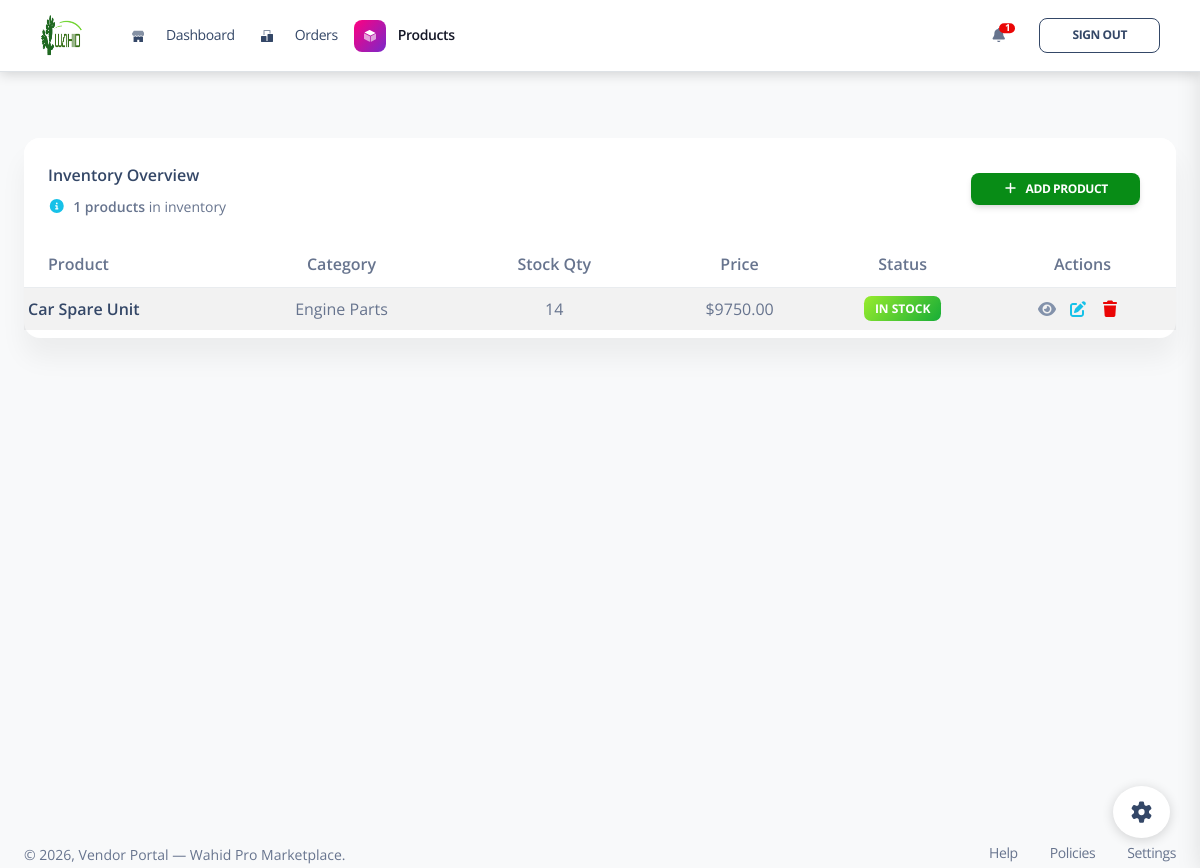
Before: /vendor/products/ (signed in) with the older database file.
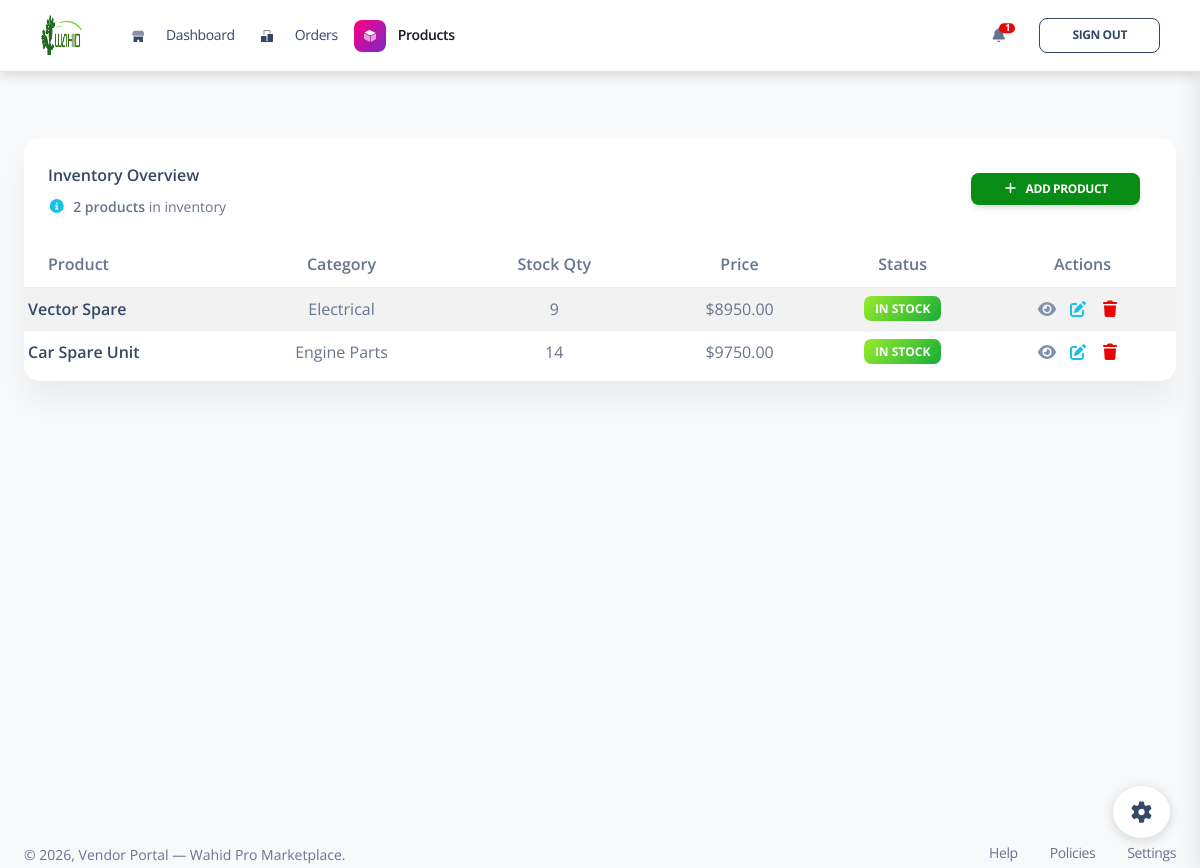
After: the same page with the newer database file.
### App/models.py (models this page shows, shortened)
class Product(models.Model):
    CATEGORY_BRAKE_PARTS = "brake-parts"
    CATEGORY_FILTERS = "filters"
    CATEGORY_SUSPENSION = "suspension"
    CATEGORY_ENGINE = "engine"
    CATEGORY_ELECTRICAL = "electrical"
    CATEGORY_CHOICES = (
        (CATEGORY_BRAKE_PARTS, "Brake Parts"),
        (CATEGORY_FILTERS, "Filters"),
        (CATEGORY_SUSPENSION, "Suspension"),
        (CATEGORY_ENGINE, "Engine Parts"),
        (CATEGORY_ELECTRICAL, "Electrical"),
    )
    vin_validator = RegexValidator(
        regex=r"^[A-HJ-NPR-Z0-9]{17}$",
        message="VIN must be exactly 17 characters (letters and numbers, excluding I, O, and Q).",
    )
    vendor = models.ForeignKey(User, on_delete=models.CASCADE, related_name="products")
    name = models.CharField(max_length=160)
    vin = models.CharField(max_length=17, unique=True, validators=[vin_validator], db_index=True)
    category = models.CharField(max_length=24, choices=CATEGORY_CHOICES, db_index=True)
    price = models.DecimalField(
        max_digits=10,
        decimal_places=2,
        validators=[MinValueValidator(Decimal("0.01"))],
    )
    initial_stock = models.PositiveIntegerField()
    current_stock = models.PositiveIntegerField(null=True, blank=True)
    reorder_level = models.PositiveIntegerField(default=0)
    description = models.TextField()
    product_image = models.ImageField(upload_to="product_images/")
    is_active = models.BooleanField(default=True)
    created_at = models.DateTimeField(auto_now_add=True)
    updated_at = models.DateTimeField(auto_now=True)
    class Meta:
        ordering = ("-created_at",)
        indexes = [
            models.Index(fields=["vendor", "category"]),
            models.Index(fields=["vendor", "is_active"]),
        ]
        constraints = [
            models.UniqueConstraint(fields=["vendor", "name"], name="unique_vendor_product_name"),
        ]

### App/views.py (the view)
# urls.py: path('vendor/products/', VendorProductsView.as_view(), name='vendor_products'),
class VendorProductsView(SellerAccountRequiredMixin, VendorAccessMixin, TemplateView):
    template_name = "vendors/products.html"
    def get_context_data(self, **kwargs):
        context = super().get_context_data(**kwargs)
        context["products"] = (
            self.request.user.products.only(
                "id",
                "name",
                "category",
                "vin",
                "current_stock",
                "initial_stock",
                "reorder_level",
                "price",
                "description",
                "product_image",
            )
            .order_by("-created_at")
        )
        return context

### App/views.py (called while the page is built)
def _redirect_superuser_home(request):
    if request.user.is_authenticated and request.user.is_superuser:
        messages.error(request, "You are loggd in as a system admin")
        return redirect("home")
    return None

    def dispatch(self, request, *args, **kwargs):
        superuser_redirect = _redirect_superuser_home(request)
        if superuser_redirect:
            return superuser_redirect
        if not request.user.is_authenticated:
            return self.handle_no_permission()
        account = (
            AccountRegistration.objects.filter(user_id=request.user.id)
            .only("account_type")
            .first()
        )
        if not account or account.account_type != AccountRegistration.ACCOUNT_TYPE_SELLER:
            messages.error(request, "Only seller accounts can access this page.")
            return redirect("login")
        return super().dispatch(request, *args, **kwargs)

### templates/vendors/products.html (shortened to what this page needs)
{% extends "vendors/base.html" %}
{% load static %}
{% block vendor_content %}
      <div class="row">
        <div class="col-12">
          <div class="card">
            <div class="card-header pb-0">
              <div class="row">
                <div class="col-lg-6 col-7">
                  <h6>Inventory Overview</h6>
                  <p class="text-sm mb-0">
                    <i class="fa fa-info-circle text-info" aria-hidden="true"></i>
                    <span class="font-weight-bold ms-1"><span id="productCount">{{ products|length }}</span> products</span> in inventory
                  </p>
                </div>
                <div class="col-lg-6 col-5 my-auto text-end">
                  <button class="btn btn-sm bg-gradient-primary mb-0" type="button" data-bs-toggle="modal" data-bs-target="#addProductModal">
                    <i class="fas fa-plus me-2"></i>Add Product
                  </button>
                </div>
              </div>
            </div>
            <div class="card-body px-0 pb-2">
              <div class="table-responsive p-0">
                <table id="productsTable" class="table table-striped table-sm mb-0">
                  <thead>
                    <tr>
                      <th>Product</th>
                      <th class="text-center">Category</th>
                      <th class="text-center">Stock Qty</th>
                      <th class="text-center">Price</th>
                      <th class="text-center">Status</th>
                      <th class="text-center">Actions</th>
                    </tr>
                  </thead>
                  <tbody id="productsTableBody" data-rows-url="{% url 'vendor_product_rows' %}">
                    {% include "vendors/partials/product_rows.html" with products=products %}
                  </tbody>
                  </table>
              </div>
            </div>
          </div>
        </div>
      </div>
    </div>
  </main>
{% endblock %}
{% block vendor_extra_css %}
<link rel="stylesheet" href="https://cdn.datatables.net/2.1.8/css/dataTables.bootstrap5.min.css">
<link rel="stylesheet" href="https://cdn.datatables.net/buttons/3.1.2/css/buttons.bootstrap5.min.css">
<link rel="stylesheet" href="https://cdn.jsdelivr.net/npm/toastify-js/src/toastify.min.css">
{% endblock %}

### templates/vendors/base.html (shortened to what this page needs)
{% load static %}
<!DOCTYPE html>
<html lang="en">
<head>
  <link href="{% static 'vendors/css/nucleo-icons.css' %}" rel="stylesheet" />
  <link href="{% static 'vendors/css/nucleo-svg.css' %}" rel="stylesheet" />
  <link href="{% static 'vendors/css/nucleo-svg.css' %}" rel="stylesheet" />
  <link id="pagestyle" href="{% static 'vendors/css/soft-ui-dashboard.css' %}" rel="stylesheet" />
  <link rel="stylesheet" href="https://cdn.jsdelivr.net/npm/@fortawesome/fontawesome-free@7.1.0/css/all.min.css">
  <link rel="stylesheet" href="https://cdn.jsdelivr.net/npm/toastify-js/src/toastify.min.css">
  {% block vendor_extra_css %}{% endblock %}
</head>
<body class="bg-gray-100">
  <main class="main-content position-relative max-height-vh-100 h-100 pt-5">
    {% with current_url_name=request.resolver_match.url_name %}
    <nav class="navbar navbar-expand-lg navbar-light bg-white px-3 py-2 fixed-top top-0 start-0 end-0 w-100 border-bottom" style="z-index: 1030;">
      <div class="container-fluid">
        <a class="navbar-brand d-flex align-items-center me-4" href="{% url 'vendor_dashboard_home' %}">
          <img src="{% static 'image/logo.png' %}" alt="main_logo" width="42" height="42" class="me-2">
        </a>
	        <div class="collapse navbar-collapse" id="vendorTopNav">
	          <ul class="navbar-nav me-auto mb-2 mb-lg-0">
              {% if request.user.account_registration.account_type == 'seller' %}
	            <li class="nav-item">
              <a class="nav-link d-flex align-items-center{% if current_url_name == 'vendor_dashboard' or current_url_name == 'vendor_dashboard_home' %} active fw-bold{% endif %}" href="{% url 'vendor_dashboard_home' %}" hx-boost="false">
                <div class="icon icon-shape icon-sm border-radius-md {% if current_url_name == 'vendor_dashboard' or current_url_name == 'vendor_dashboard_home' %}bg-gradient-primary text-white{% else %}bg-white text-dark{% endif %} text-center me-2 d-flex align-items-center justify-content-center">
                </div>
                <span class="nav-link-text ms-1">Dashboard</span>
              </a>
            </li>
            <li class="nav-item">
              <a class="nav-link d-flex align-items-center{% if current_url_name == 'vendor_orders' %} active fw-bold{% endif %}" href="{% url 'vendor_orders' %}" hx-boost="false">
                <div class="icon icon-shape icon-sm border-radius-md {% if current_url_name == 'vendor_orders' %}bg-gradient-primary text-white{% else %}bg-white text-dark{% endif %} text-center me-2 d-flex align-items-center justify-content-center">
                </div>
                <span class="nav-link-text ms-1">Orders</span>
              </a>
            </li>
            <li class="nav-item">
              <a class="nav-link d-flex align-items-center{% if current_url_name == 'vendor_products' %} active fw-bold{% endif %}" href="{% url 'vendor_products' %}" hx-boost="false">
                <div class="icon icon-shape icon-sm border-radius-md {% if current_url_name == 'vendor_products' %}bg-gradient-primary text-white{% else %}bg-white text-dark{% endif %} text-center me-2 d-flex align-items-center justify-content-center">
                </div>
                <span class="nav-link-text ms-1">Products</span>
              </a>
            </li>
              {% endif %}
	          </ul>
          <ul class="navbar-nav ms-lg-auto mb-2 mb-lg-0 align-items-lg-center">
            {% if request.user.account_registration.account_type == 'seller' %}
            <li class="nav-item me-lg-3 pe-3">
              <a href="{% url 'vendor_orders' %}" class="nav-link text-body p-0 position-relative" title="View orders">
                <i class="fa fa-bell cursor-pointer"></i>
                {% if seller_notification_count > 0 %}
                <span class="position-absolute top-0 start-100 translate-middle badge rounded-pill bg-danger px-1 py-0" style="font-size: 0.6rem; min-width: 1rem;">
                  {% if seller_notification_count > 99 %}99+{% else %}{{ seller_notification_count }}{% endif %}
                </span>
                {% endif %}
              </a>
            </li>
            {% endif %}
            <li class="nav-item">
              <button id="logoutBtn" class="btn btn-outline-dark btn-sm mb-0" type="button" title="Sign out">Sign out</button>
            </li>
          </ul>
        </div>
    </div>
    </nav>
    {% endwith %}
<div class="container-fluid pt-6 pb-4 vendor-page-content">
{% block vendor_content %}
{% endblock %}
{% block vendor_footer %}
      <footer class="footer pt-3 vendor-page-footer">
        <div class="container-fluid">
          <div class="row align-items-center justify-content-lg-between">
            <div class="col-lg-6 mb-lg-0 mb-4">
              <div class="copyright text-center text-sm text-muted text-lg-start">
                &copy <script>document.write(new Date().getFullYear())</script>,
                Vendor Portal — Wahid Pro Marketplace.
              </div>
            </div>
            <div class="col-lg-6">
              <ul class="nav nav-footer justify-content-center justify-content-lg-end">
                <li class="nav-item"><a href="../vendor/help.html" class="nav-link text-muted">Help</a></li>
                <li class="nav-item"><a href="../vendor/policies.html" class="nav-link text-muted">Policies</a></li>
                <li class="nav-item"><a href="../vendor/settings.html" class="nav-link pe-0 text-muted">Settings</a></li>
              </ul>
            </div>
          </div>
        </div>
      </footer>
    {% endblock %}
  <div class="fixed-plugin">
    <a class="fixed-plugin-button text-dark position-fixed px-3 py-2">
      <i class="fa fa-cog py-2"> </i>
    </a>
  </div>
</body>
</html>

### templates/vendors/partials/product_rows.html
{% for product in products %}
  {% include "vendors/partials/product_row.html" with product=product %}
{% empty %}
<tr id="emptyProductsRow">
  <td colspan="6" class="text-center text-muted py-4">No products yet. Add your first product.</td>
</tr>
{% endfor %}

### templates/vendors/partials/product_row.html
{% with stock=product.current_stock|default_if_none:0 %}
<tr id="product-row-{{ product.id }}">
  <td>
    <div class="py-1">
      <div class="d-flex flex-column justify-content-center">
        <h6 class="mb-0">{{ product.name }}</h6>
      </div>
    </div>
  </td>
  <td class="align-middle text-center">
    <span>{{ product.get_category_display }}</span>
  </td>
  <td class="align-middle text-center">
    <span class="{% if stock <= product.reorder_level and stock > 0 %}text-danger{% endif %}">{{ stock }}</span>
  </td>
  <td class="align-middle text-center">
    <span>${{ product.price }}</span>
  </td>
  <td class="align-middle text-center">
    {% if stock <= 0 %}
      <span class="badge badge-sm bg-gradient-danger">Out of Stock</span>
    {% elif stock <= product.reorder_level %}
      <span class="badge badge-sm bg-gradient-warning">Low Stock</span>
    {% else %}
      <span class="badge badge-sm bg-gradient-success">In Stock</span>
    {% endif %}
  </td>
  <td class="align-middle text-center">
    <a
      href="javascript:;"
      class="text-secondary js-view-product"
      data-name="{{ product.name|escape }}"
      data-vin="{{ product.vin|escape }}"
      data-category-label="{{ product.get_category_display|escape }}"
      data-price="{{ product.price }}"
      data-current-stock="{{ product.current_stock|default_if_none:product.initial_stock }}"
      data-reorder-level="{{ product.reorder_level }}"
      data-description="{{ product.description|escape }}"
      data-image-url="{% if product.product_image %}{{ product.product_image.url }}{% endif %}"
    >
      <i class="fas fa-eye me-2"></i>
    </a>
    <a
      href="javascript:;"
      class="text-info js-edit-product"
      data-product-id="{{ product.id }}"
      data-update-url="{% url 'vendor_product_update' product.id %}"
      data-name="{{ product.name|escape }}"
      data-vin="{{ product.vin|escape }}"
      data-category="{{ product.category }}"
      data-price="{{ product.price }}"
      data-current-stock="{{ product.current_stock|default_if_none:product.initial_stock }}"
      data-reorder-level="{{ product.reorder_level }}"
      data-description="{{ product.description|escape }}"
    >
      <i class="fas fa-edit me-2"></i>
    </a>
    <a
      href="javascript:;"
      class="text-danger js-delete-product"
      data-product-id="{{ product.id }}"
      data-product-name="{{ product.name|escape }}"
      data-delete-url="{% url 'vendor_product_delete' product.id %}"
    >
      <i class="fas fa-trash me-2"></i>
    </a>
  </td>
</tr>
{% endwith %}

### templates/vendors/base.html (style rules this page uses)
html, body { height: 100%; }
body.bg-gray-100 { min-height: 100vh; display: flex; flex-direction: column; }
main.main-content { flex: 1 0 auto; display: flex; flex-direction: column; max-height: none; }
.vendor-page-content { flex: 1 0 auto; display: flex; flex-direction: column; }
.vendor-page-footer { margin-top: auto; }
.btn-primary, .btn.bg-gradient-primary { background-color: #088c16 !important; border-color: #009002 !important; background-image: none !important; color: #fff; }

Changed rows visible on the page:
added Product: name "Vector Spare", category "Electrical", product "9", price "8950.00", reorder_level "IN STOCK"
Other visible differences:
{{ products|length }}: "1" → "2"
